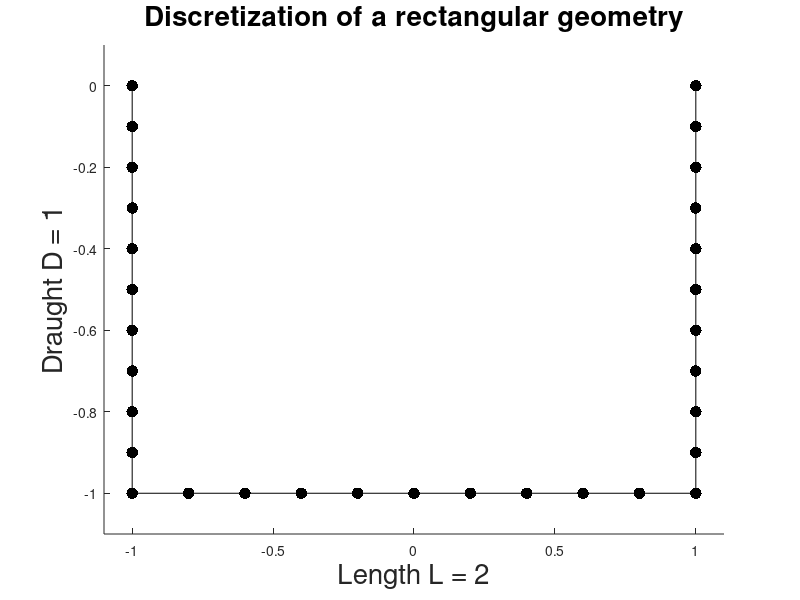

The MATLAB source for this figure:
clear;
clc;

% box of draught D and length (width) L, with D as unit length
% left vertical side
D=1;
L=2;
Nside=10;
Nbott=10;
N=Nside+Nbott+Nside;
dy=D/Nside;
dx=L/Nbott;
xp(1)=-L/2;
xm(1)=-L/2;
yp(1)=-dy;
ym(1)=-dy*(1-1);

coord=[xm(1),ym(1),xp(1),yp(1)];

for i=2:Nside;
    xp(i)=-L/2;
    xm(i)=-L/2;
    yp(i)=-dy*i;
    ym(i)=-dy*(i-1);
    coord2=[xm(i),ym(i),xp(i),yp(i)];
    coord=[coord;coord2];
end
for i=1+Nside:Nside+Nbott;
    i1=i-Nside;
    xp(i)=-L/2+dx*i1;
    xm(i)=-L/2+dx*(i1-1);
    yp(i)=-D;
    ym(i)=-D;
    coord2=[xm(i),ym(i),xp(i),yp(i)];
    coord=[coord;coord2];
end
for i=1+Nside+Nbott:Nside+Nbott+Nside;
    i1=i-Nside-Nbott;
    xp(i)=L/2;
    xm(i)=L/2;
    yp(i)=-D+dy*i1;
    ym(i)=-D+dy*(i1-1);
    coord2=[xm(i),ym(i),xp(i),yp(i)];
    coord=[coord;coord2];
end
save -ascii box1.dat coord;
% plot geometry
xa=xm;
xa=[xm,xp(N)];
ya=ym;
ya=[ym,yp(N)];
hold on
axis ([-1.1 1.1 -1.1 0.1])
h1=plot(xa,ya,'k .','MarkerSize',[25])
plot(xa,ya,'k -')
title('Discretization of a rectangular geometry', 'FontSize',20)
xlabel(['Length L = ' num2str(L)],'FontSize',20) % x-axis label
ylabel(['Draught D = ' num2str(D)], 'FontSize',20) % y-axis label
% axis off
% get(h1);
% set(h1,'MarkerSize',[25])
% set(gca,'FontSize',20)